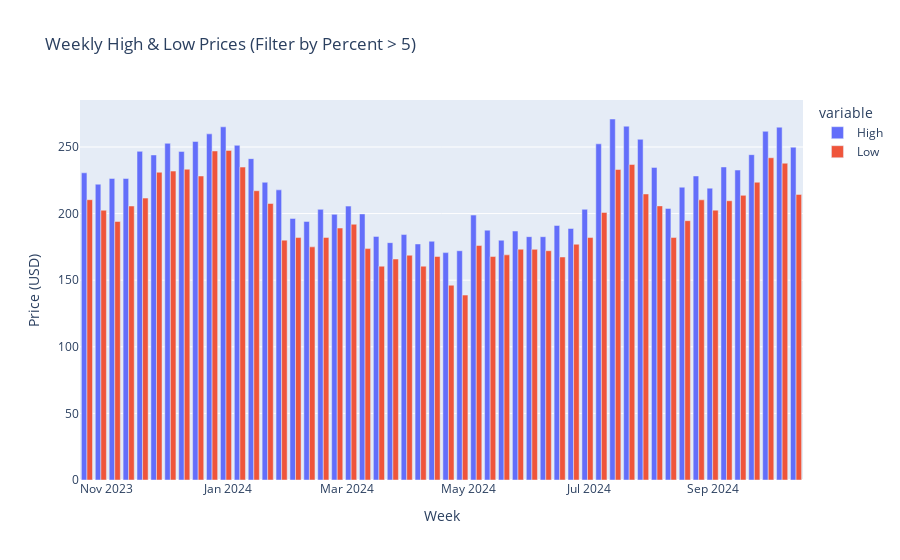

Notebook cell for this chart:
### Code cell
plot_weekly_high_low(threshold=5, difference_type="percent")
